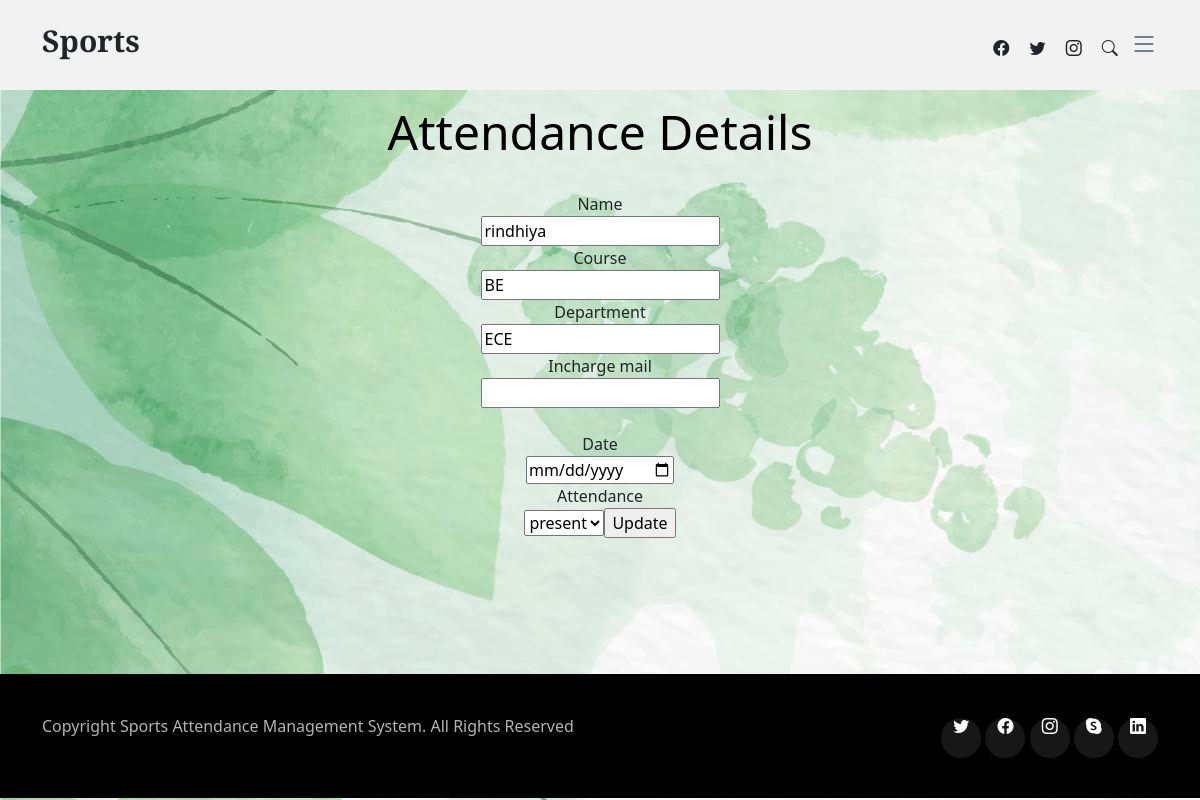
Screenshot of /select.php?select=1 with the database file from the repository.
### tables this page shows
CREATE TABLE IF NOT EXISTS `student` (
  `id` int(50) NOT NULL AUTO_INCREMENT,
  `Name` varchar(50) NOT NULL,
  `Registernumber` varchar(50) NOT NULL,
  `Course` varchar(50) NOT NULL,
  `Department` varchar(50) NOT NULL,
  `Address` varchar(50) NOT NULL,
  `Mobile` varchar(50) NOT NULL,
  PRIMARY KEY (`id`)
);

### select.php (the view, shortened to what this page needs)
<?php
	include_once("style.php");
	include_once("tutorheader.php");
?>
<?php
if(isset($_GET['select'])){
$query2 = "select * from student where id='".$_GET['select']."'";
			$result = mysql_query($query2);
			if(mysql_num_rows($result)){
			$row = mysql_fetch_assoc($result);
			}
}
?>
                       <div class="container">
<form action="" method="post" enctype="multipart/form-data" name="addroom">
<center>
<br>
<br>
<br>
<br>
<center><font color="black" size="8">Attendance Details </font></center>
  Name<br />
 <input name="name" type="text" value="<?php  echo $row['Name']; ?>" readonly />
 <br />
Course<br />
 <input name="cou" type="text" value="<?php  echo $row['Course']; ?>" class="ed" id="cou" readonly />
 <br />
Department<br />
 <input name="dep" type="text" value="<?php  echo $row['Department']; ?>"readonly />
 <br />
 Incharge mail<br />
 <input type="text" name="imail" value="<?php  echo $row['Inchargemail']; ?>"readonly class="ed"> <br />
 Date<br />
 <input name="dat" type="date" class="ed" value="" id="DAT" />
<br>
 Attendance<br />
	<select name="att" id="Attendance">
    <option value="present">present</option>
<br>
<br>
<br>
  <input type="submit" name="submit" value="Update" id="button1" />
  <br>
 </center>
 </form>
</div>
<br>
<br>
<br>
<br>
<br>
<?php
	include_once("footer.php");
	?>

### assets/css/main.css (style rules this page uses)
body { color: rgba(var(--color-primary-rgb), 1); }

### select.php (style rules this page uses)
body { background-image: url("image.jpg"); }

### rows the page displays
student: name "rindhiya", cou "BE", dep "ECE"
